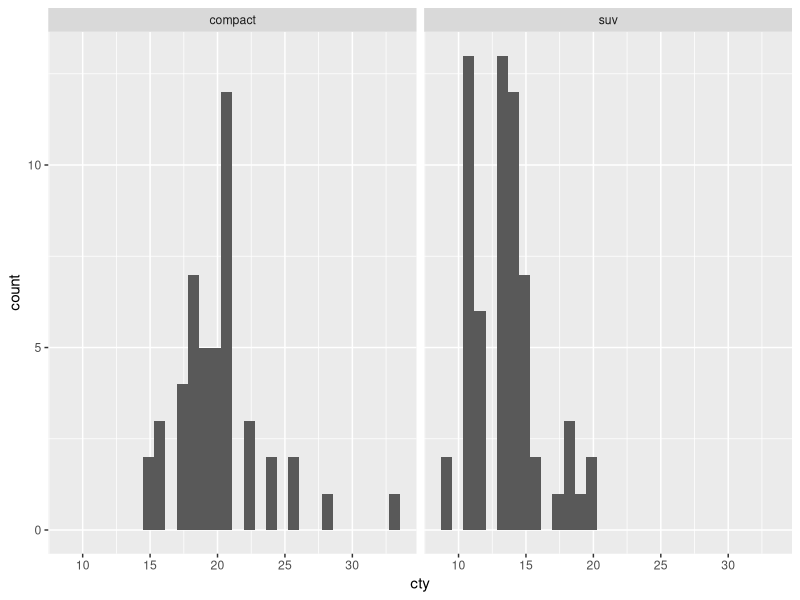
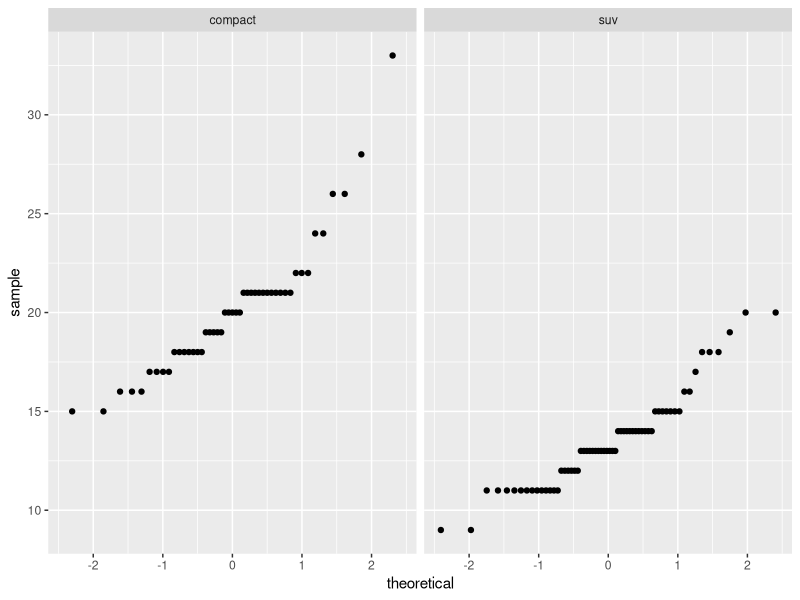

Source code (R) for these figures, in order:
## ---- chunk 1
knitr::opts_chunk$set(echo = TRUE)
library(tidyverse)
## ---- chunk 2
otter_length <- c(38, 41, 50, 27, 32, 41, 48, 60, 43)

t.test(otter_length)
## ---- chunk 3
otter_test <- t.test(x= otter_length, mu= 50)
otter_test
## ---- chunk 4
desert_bighorns <- c(32, 44, 18, 26, 50, 33, 42, 20)
sierra_bighorns <- c(28, 31, 40, 42, 26, 29, 31)

t.test(x= desert_bighorns, y=sierra_bighorns)
## ---- chunk 5
compact_suv <- mpg %>% 
  filter(class %in% c("compact", "suv"))
## ---- chunk 6
ggplot(data= compact_suv, aes(x= cty)) +
  geom_histogram()+
  facet_wrap(~class)
## ---- chunk 7
ggplot(data= compact_suv, aes(sample= cty)) +
  geom_qq()+
  facet_wrap(~class)
## ---- chunk 8
cars_stats<- compact_suv %>% 
  group_by(class) %>% 
  summarize(mean_city = mean(cty),
            sd_city = sd(cty),
            n= n())
## ---- chunk 9
compact_sample <- compact_suv %>% 
  filter(class== "compact") %>% 
pull(cty)

suv_sample <- compact_suv %>% 
  filter(class== "suv") %>% 
  pull(cty)

t.test(x= compact_sample, suv_sample)
